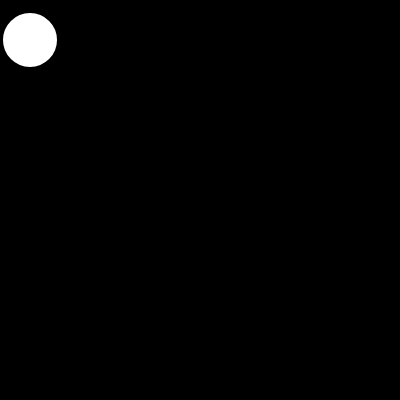
Frame 1 (no input)
Frame 60 (no input): blank canvas, image omitted
Frame 120 (the mouse pressed at the canvas centre since frame 60): blank canvas, image omitted

The p5.js sketch that drew this single still picture (run headless with seeded random() and noise() and a simulated clock; from frame 60 on, the mouse is pressed at the canvas centre):

// p5.js sketch
// ── sketch.js
function setup() {
  // put setup code here
  createCanvas(400, 400);
}
/*function draw() {
  // put drawing code here
  background(220);
  stroke(255);
  strokeWeight(4);noFill();

  if (mouseX>200){
    fill(255,0,200);}
  rect(100,150,60,100);
}*/
x=30;
function draw() {
  // put drawing code here
  background(0);
  stroke(255);fill(255,255,255);
  strokeWeight(4);circle(x,40,50);
  if (x > width){
    var fart =-3;
  }
  x=x+fart;
}
